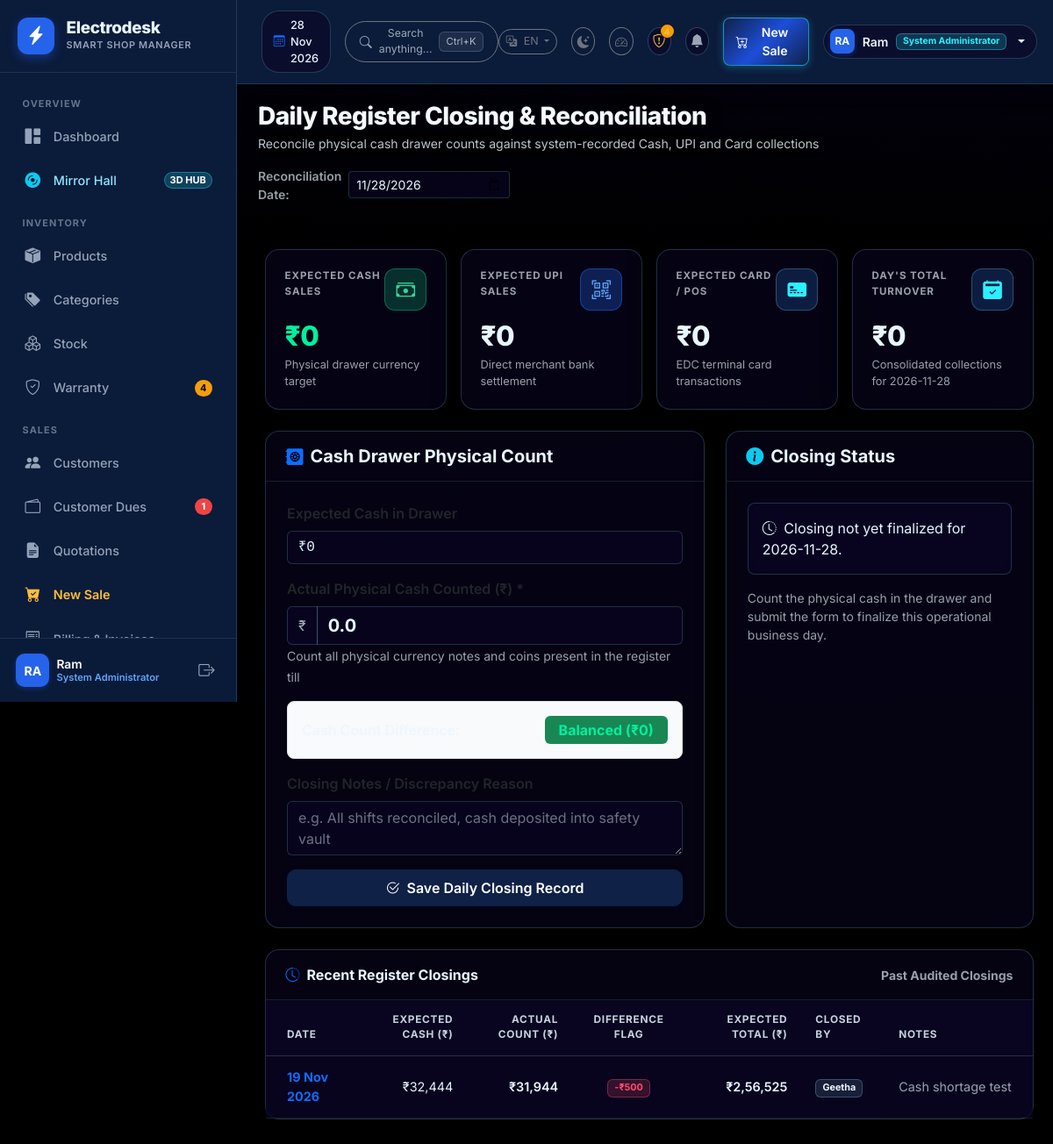
Page /reports/daily-closing (signed in) on the earlier database version.
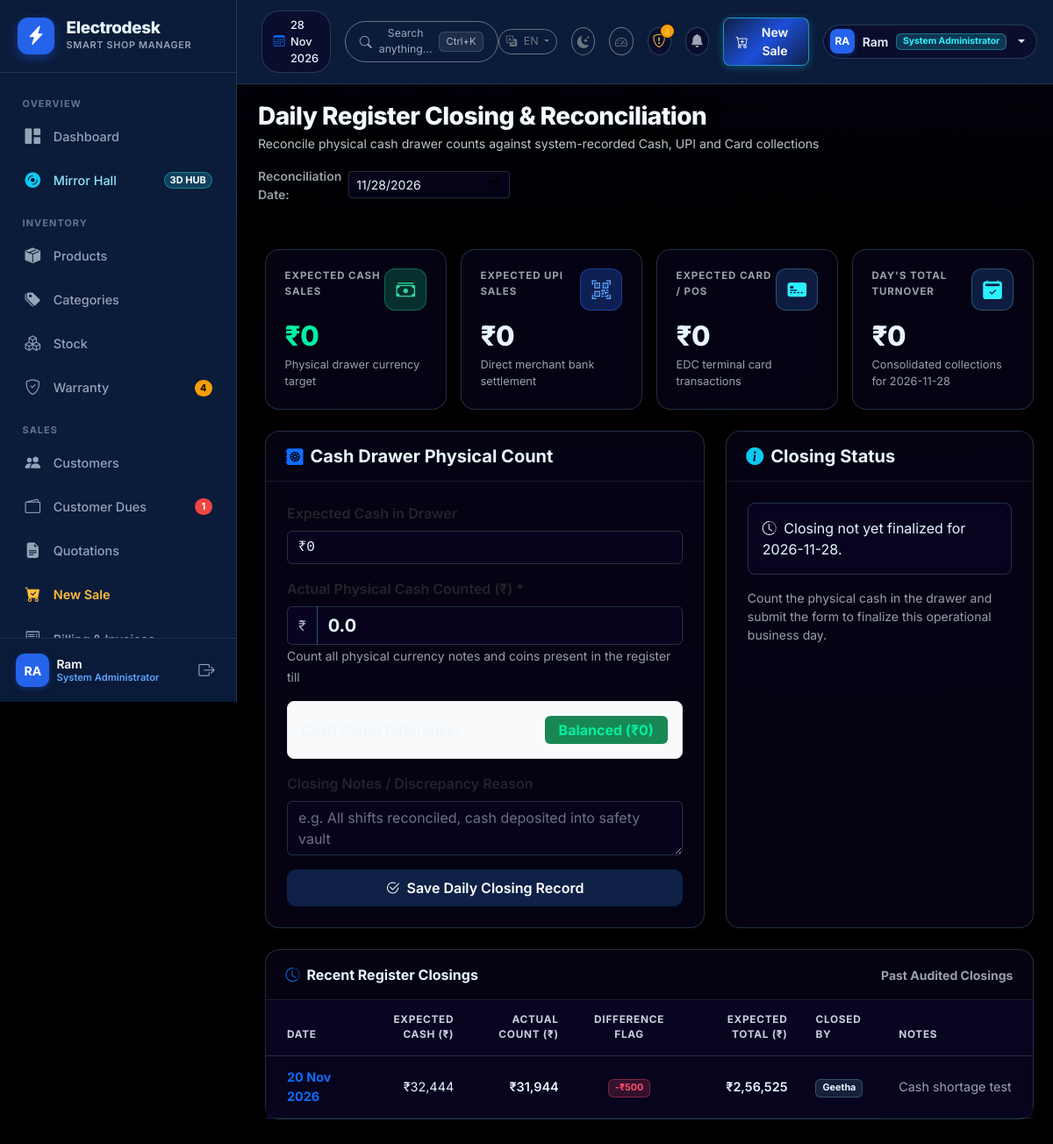
Same page on the later database version.
### tables this page shows
CREATE TABLE DAILY_CLOSING (
    closing_id INTEGER PRIMARY KEY AUTOINCREMENT,
    closing_date TEXT NOT NULL UNIQUE,
    expected_cash REAL NOT NULL DEFAULT 0.0,
    actual_cash REAL NOT NULL DEFAULT 0.0,
    expected_upi REAL NOT NULL DEFAULT 0.0,
    expected_card REAL NOT NULL DEFAULT 0.0,
    expected_total REAL NOT NULL DEFAULT 0.0,
    cash_difference REAL NOT NULL DEFAULT 0.0,
    notes TEXT,
    closed_by TEXT,
    created_at TIMESTAMP DEFAULT CURRENT_TIMESTAMP
);

### app.py (the view, shortened to what this page needs)
@app.route('/reports/daily-closing', methods=['GET', 'POST'])
@login_required
def daily_closing():
    today = get_app_today()
    selected_date = request.args.get('date') or today.strftime('%Y-%m-%d')
    selected_date = parse_date_str(selected_date, 'Date').strftime('%Y-%m-%d')
    exp = compute_closing_totals(selected_date)
    existing_closing = db.query_one("SELECT * FROM DAILY_CLOSING WHERE closing_date = %s", (selected_date,))
    past_closings = db.query("SELECT * FROM DAILY_CLOSING ORDER BY closing_date DESC LIMIT 10")
    return render_template('finance/daily_closing.html',
                           selected_date=selected_date,
                           expected_cash=exp['cash'],
                           expected_upi=exp['upi'],
                           expected_card=exp['card'],
                           expected_bank=exp['bank'],
                           expected_total=exp['total'],
                           existing_closing=existing_closing,
                           past_closings=past_closings)

### app.py (called while the page is built)
def get_app_today():
    try:
        mode_row = db.query_one("SELECT setting_value FROM STORE_SETTING WHERE setting_key = 'app_today_mode'")
        mode = mode_row['setting_value'] if mode_row else 'auto'
        if mode == 'manual':
            row = db.query_one("SELECT setting_value FROM STORE_SETTING WHERE setting_key = 'app_today'")
            if row and row['setting_value']:
                return datetime.datetime.strptime(str(row['setting_value'])[:10], '%Y-%m-%d').date()
    except Exception:
        pass
    return datetime.date.today()

def parse_date_str(value, label):
    try:
        return datetime.datetime.strptime(str(value or '').strip()[:10], '%Y-%m-%d').date()
    except ValueError:
        raise InputError(f"{label} must be a valid date (YYYY-MM-DD).")

@app.before_request
def block_cross_site_posts():
    if request.method in ('POST', 'PUT', 'PATCH', 'DELETE'):
        origin = request.headers.get('Origin') or request.headers.get('Referer')
        if origin and urlparse(origin).netloc != request.host:
            return ('Cross-site request blocked.', 403)

### db.py (called while the page is built)
def _clean(value):
    if isinstance(value, decimal.Decimal):
        return float(value)
    return value

### templates/finance/daily_closing.html (shortened to what the changed rows need)
{% extends 'base.html' %}
{% block content %}
<div class="page-header-container">
    <div>
        <h1 class="page-title-h1">Daily Register Closing & Reconciliation</h1>
    </div>
</div>
<div class="card border-0 shadow-sm rounded-4 mt-4 mb-4">
    <div class="card-body p-0">
        <div class="table-responsive">
            <table class="table table-hover align-middle mb-0">
                <thead class="table-light">
                    <tr>
                        <th class="ps-4">Date</th>
                        <th class="text-end">Expected Cash (₹)</th>
                        <th class="text-end">Actual Count (₹)</th>
                        <th class="text-center">Difference Flag</th>
                        <th class="text-end">Expected Total (₹)</th>
                        <th>Closed By</th>
                        <th class="pe-4">Notes</th>
                    </tr>
                </thead>
                <tbody>
                    {% for pc in past_closings %}
                    <tr {% if pc.closing_date == selected_date %}class="table-active"{% endif %}>
                        <td class="ps-4 fw-bold">
                            <a href="{{ url_for('daily_closing', date=pc.closing_date) }}" class="text-decoration-none">
                                {{ pc.closing_date|date_in }}
                            </a>
                        </td>
                        <td class="text-end text-muted">{{ pc.expected_cash|inr }}</td>
                        <td class="text-end fw-semibold text-dark">{{ pc.actual_cash|inr }}</td>
                        <td class="text-center">
                            {% if pc.cash_difference == 0 %}
                            <span class="badge bg-success-subtle text-success border border-success-subtle fw-bold">Balanced</span>
                            {% elif pc.cash_difference > 0 %}
                            <span class="badge bg-warning-subtle text-dark border border-warning-subtle fw-bold">+{{ pc.cash_difference|inr }}</span>
                            {% else %}
                            <span class="badge bg-danger-subtle text-danger border border-danger-subtle fw-bold">{{ pc.cash_difference|inr }}</span>
                            {% endif %}
                        </td>
                        <td class="text-end fw-semibold text-primary">{{ pc.expected_total|inr }}</td>
                        <td><span class="badge bg-light text-secondary border">{{ pc.closed_by }}</span></td>
                        <td class="pe-4 text-truncate text-muted small" style="max-width: 200px;">{{ pc.notes or '-' }}</td>
                    </tr>
                    {% else %}
                    <tr>
                        <td colspan="7" class="text-center py-4 text-muted">No historical closing records recorded yet.</td>
                    </tr>
                    {% endfor %}
                </tbody>
            </table>
        </div>
    </div>
</div>
{% endblock %}

Differences in the rows shown:
changed DAILY_CLOSING "Cash shortage test": closing_date "19 Nov 2026" → "20 Nov 2026"
